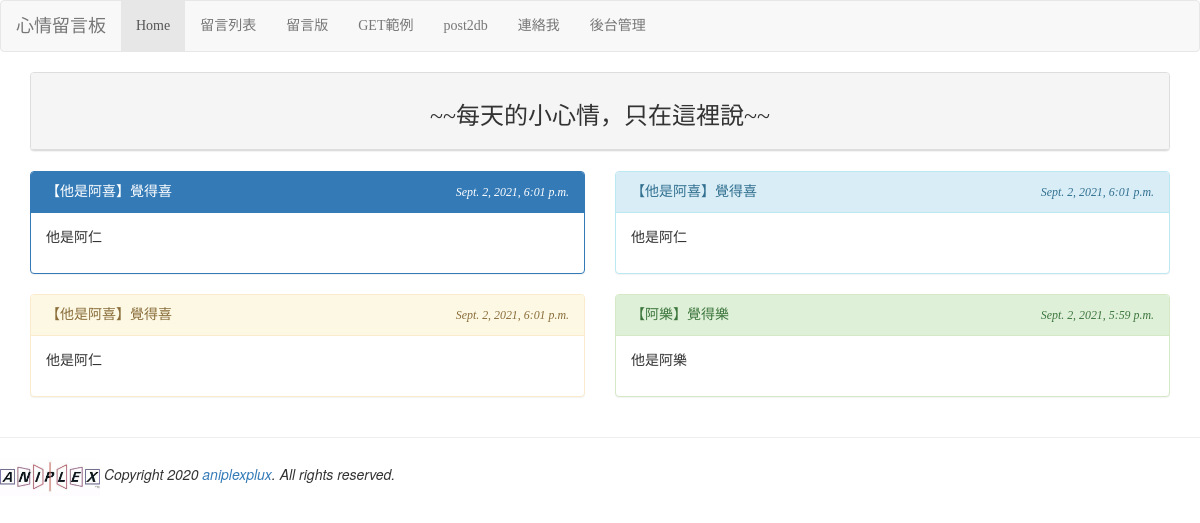
The page /list/ on the database as committed earlier.
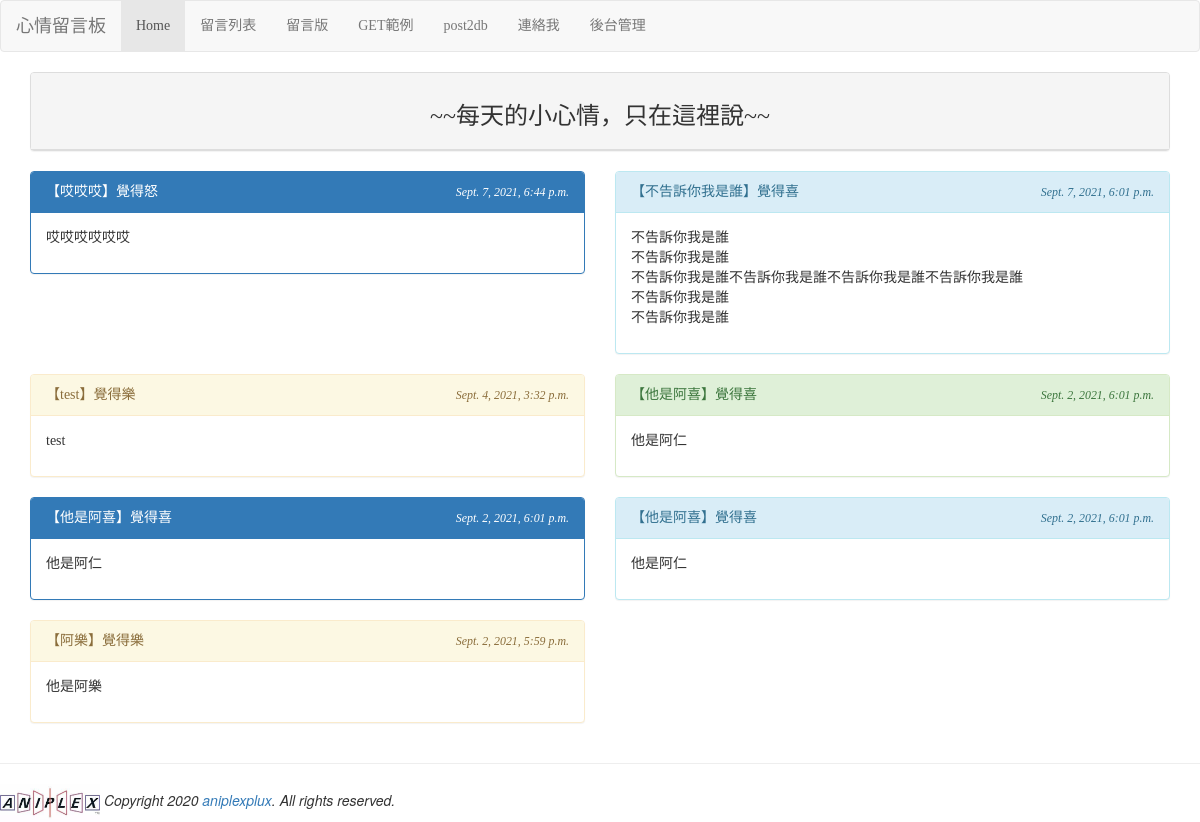
The same page on the database as committed later.
### mysite/models.py (models this page shows, shortened)
class Post(models.Model):
    mood = models.ForeignKey('Mood', on_delete=models.CASCADE)
    nickname = models.CharField(max_length=50, default='不告訴你我是誰')
    message = models.TextField(null=False)
    del_pass = models.CharField(max_length=50)
    pub_time = models.DateTimeField(auto_now=True)
    enabled = models.BooleanField(default=True)

class Mood(models.Model):
    status = models.CharField(max_length=50, null=False)
    def __str__(self):
        return self.status

### mysite/views.py (the view)
# urls.py: path('list/', views.listing),
def listing(request):
    posts = models.Post.objects.filter(enabled=True).order_by('-pub_time')[:150]
    moods = models.Mood.objects.all()
    return render(request, 'listing.html', locals())

### mysite/templates/listing.html (shortened to what this page needs)
{% extends "base.html" %}
{% block content %}
    <div class='container'>
        <div class='row'>
            <div class='col-md-12'>
                <div class='panel panel-default'>
                    <div class='panel-heading' align=center>
                        <h3>~~每天的小心情，只在這裡說~~</h3>
                    </div>
                </div>
            </div>
        </div>
        <div class="row">
            {% for p in posts %}
                <div class="col-sm-12 col-md-6">
                    <div class='panel {%cycle "panel-primary" "panel-info" "panel-warning" "panel-success" %}'>
                        <div class='panel-heading'>
                            <table width='100%'>
                                <tr>
                                    <td>
                                        【{{ p.nickname }}】覺得{{ p.mood }}
                                    </td>
                                    <td align=right>
                                        <i><small>{{ p.pub_time }}</small></i>
                                    </td>
                                </tr>
                            </table>
                        </div>
                        <div class='panel-body'>
                            {{ p.message | linebreaks }}
                        </div>
                    </div>
                </div>
            {% endfor %}
        </div>
    </div>
{% endblock %}

Rows that differ between the two databases and show on the page:
added Post: nickname "哎哎哎", mood "怒", pub_time "Sept. 7, 2021, 6:44 p.m.", message "哎哎哎哎哎哎"
added Post: nickname "不告訴你我是誰", mood "喜", pub_time "Sept. 7, 2021, 6:01 p.m.", message "不告訴你我是誰 不告訴你我是誰 不告訴你我是誰不告訴你我是誰不告訴你我是誰不告訴你我是誰 不告訴你我是誰 不告訴你我是誰"
added Post: nickname "test", mood "樂", pub_time "Sept. 4, 2021, 3:32 p.m.", message "test"
